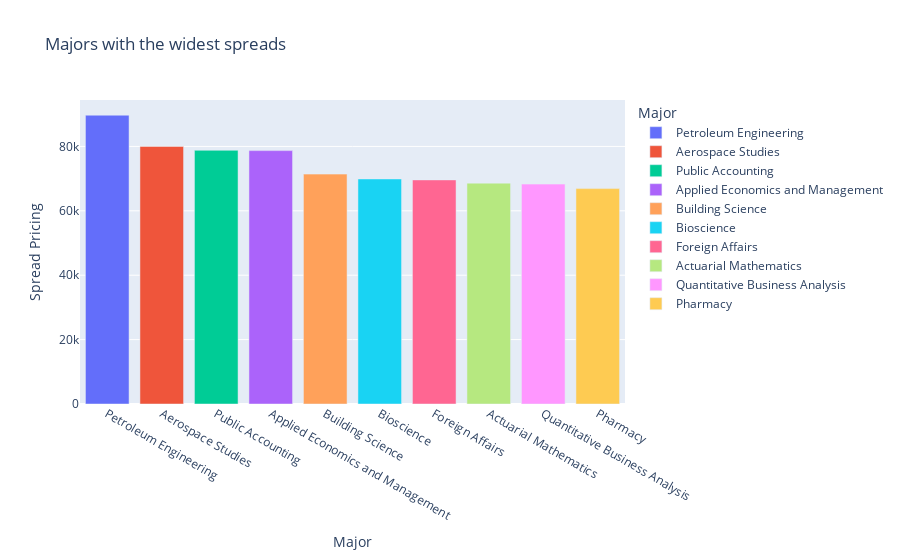

Notebook cell for this chart:
### Code cell
wide_10_spread = df[['Major','Spread']].sort_values('Spread', ascending=False).head(10)

fig = px.bar(wide_10_spread, x=wide_10_spread['Major'], y=wide_10_spread['Spread'], 
             title='Majors with the widest spreads', color=wide_10_spread['Major'])

fig.update_layout(xaxis_title='Major', 
                          yaxis_title='Spread Pricing')
fig.show()

### Figure 1 — Plotly figure (JSON) as saved in the notebook; plotly's stock layout.template omitted (floating-point values rounded to 4 significant figures)
{"data": [{"alignmentgroup": "True", "hovertemplate": "Major=%{x}<br>Spread=%{y}<extra></extra>", "legendgroup": "Petroleum Engineering", "marker": {"color": "#636efa"}, "name": "Petroleum Engineering", "offsetgroup": "Petroleum Engineering", "orientation": "v", "showlegend": true, "textposition": "auto", "type": "bar", "x": ["Petroleum Engineering"], "xaxis": "x", "y": [89700], "yaxis": "y"}, {"alignmentgroup": "True", "hovertemplate": "Major=%{x}<br>Spread=%{y}<extra></extra>", "legendgroup": "Aerospace Studies", "marker": {"color": "#EF553B"}, "name": "Aerospace Studies", "offsetgroup": "Aerospace Studies", "orientation": "v", "showlegend": true, "textposition": "auto", "type": "bar", "x": ["Aerospace Studies"], "xaxis": "x", "y": [80000], "yaxis": "y"}, {"alignmentgroup": "True", "hovertemplate": "Major=%{x}<br>Spread=%{y}<extra></extra>", "legendgroup": "Public Accounting", "marker": {"color": "#00cc96"}, "name": "Public Accounting", "offsetgroup": "Public Accounting", "orientation": "v", "showlegend": true, "textposition": "auto", "type": "bar", "x": ["Public Accounting"], "xaxis": "x", "y": [78800], "yaxis": "y"}, {"alignmentgroup": "True", "hovertemplate": "Major=%{x}<br>Spread=%{y}<extra></extra>", "legendgroup": "Applied Economics and Management", "marker": {"color": "#ab63fa"}, "name": "Applied Economics and Management", "offsetgroup": "Applied Economics and Management", "orientation": "v", "showlegend": true, "textposition": "auto", "type": "bar", "x": ["Applied Economics and Management"], "xaxis": "x", "y": [78700], "yaxis": "y"}, {"alignmentgroup": "True", "hovertemplate": "Major=%{x}<br>Spread=%{y}<extra></extra>", "legendgroup": "Building Science", "marker": {"color": "#FFA15A"}, "name": "Building Science", "offsetgroup": "Building Science", "orientation": "v", "showlegend": true, "textposition": "auto", "type": "bar", "x": ["Building Science"], "xaxis": "x", "y": [71400], "yaxis": "y"}, {"alignmentgroup": "True", "hovertemplate": "Major=%{x}<br>Spread=%{y}<extra></extra>", "legendgroup": "Bioscience", "marker": {"color": "#19d3f3"}, "name": "Bioscience", "offsetgroup": "Bioscience", "orientation": "v", "showlegend": true, "textposition": "auto", "type": "bar", "x": ["Bioscience"], "xaxis": "x", "y": [69900], "yaxis": "y"}, {"alignmentgroup": "True", "hovertemplate": "Major=%{x}<br>Spread=%{y}<extra></extra>", "legendgroup": "Foreign Affairs", "marker": {"color": "#FF6692"}, "name": "Foreign Affairs", "offsetgroup": "Foreign Affairs", "orientation": "v", "showlegend": true, "textposition": "auto", "type": "bar", "x": ["Foreign Affairs"], "xaxis": "x", "y": [69600], "yaxis": "y"}, {"alignmentgroup": "True", "hovertemplate": "Major=%{x}<br>Spread=%{y}<extra></extra>", "legendgroup": "Actuarial Mathematics", "marker": {"color": "#B6E880"}, "name": "Actuarial Mathematics", "offsetgroup": "Actuarial Mathematics", "orientation": "v", "showlegend": true, "textposition": "auto", "type": "bar", "x": ["Actuarial Mathematics"], "xaxis": "x", "y": [68600], "yaxis": "y"}, {"alignmentgroup": "True", "hovertemplate": "Major=%{x}<br>Spread=%{y}<extra></extra>", "legendgroup": "Quantitative Business Analysis", "marker": {"color": "#FF97FF"}, "name": "Quantitative Business Analysis", "offsetgroup": "Quantitative Business Analysis", "orientation": "v", "showlegend": true, "textposition": "auto", "type": "bar", "x": ["Quantitative Business Analysis"], "xaxis": "x", "y": [68300], "yaxis": "y"}, {"alignmentgroup": "True", "hovertemplate": "Major=%{x}<br>Spread=%{y}<extra></extra>", "legendgroup": "Pharmacy", "marker": {"color": "#FECB52"}, "name": "Pharmacy", "offsetgroup": "Pharmacy", "orientation": "v", "showlegend": true, "textposition": "auto", "type": "bar", "x": ["Pharmacy"], "xaxis": "x", "y": [66900], "yaxis": "y"}], "layout": {"barmode": "relative", "legend": {"title": {"text": "Major"}, "tracegroupgap": 0}, "title": {"text": "Majors with the widest spreads"}, "xaxis": {"anchor": "y", "categoryarray": ["Petroleum Engineering", "Aerospace Studies", "Public Accounting", "Applied Economics and Management", "Building Science", "Bioscience", "Foreign Affairs", "Actuarial Mathematics", "Quantitative Business Analysis", "Pharmacy"], "categoryorder": "array", "domain": [0, 1], "title": {"text": "Major"}}, "yaxis": {"anchor": "x", "domain": [0, 1], "title": {"text": "Spread Pricing"}}}}
